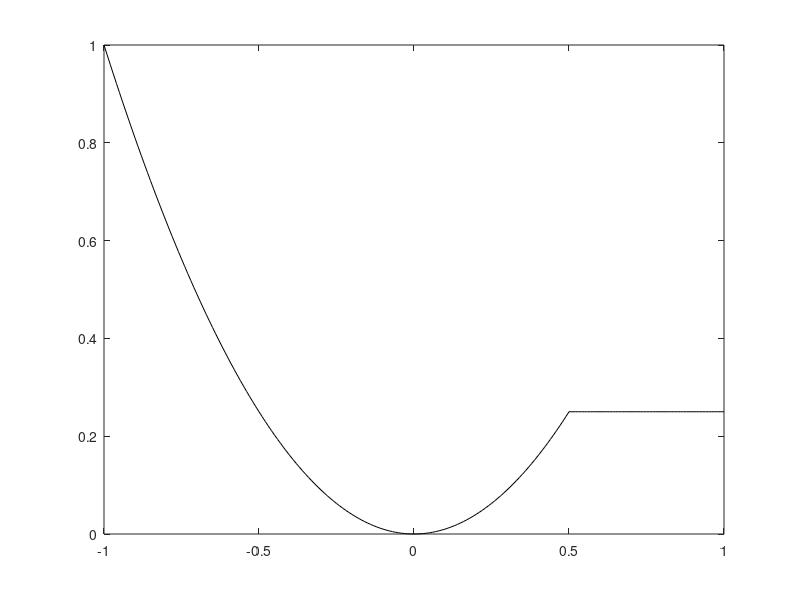

This figure's MATLAB source:
x = -1:0.01:1;
for i = 1:length(x)
  if(x(i)<=0.5 && x(i)>=-1)
    F(i) = x(i)^2;
  else
    F(i) = 0.25;
  end
end 

plot(x, F, '-k');
  